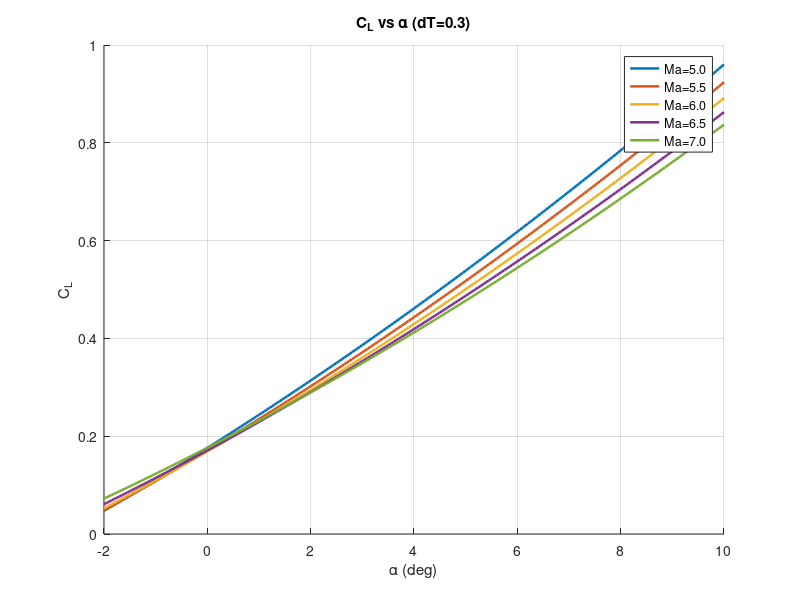
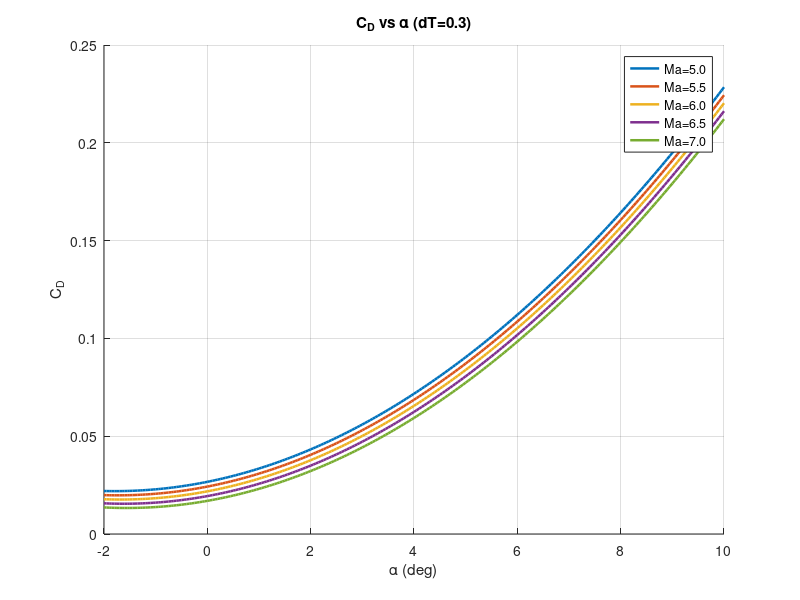
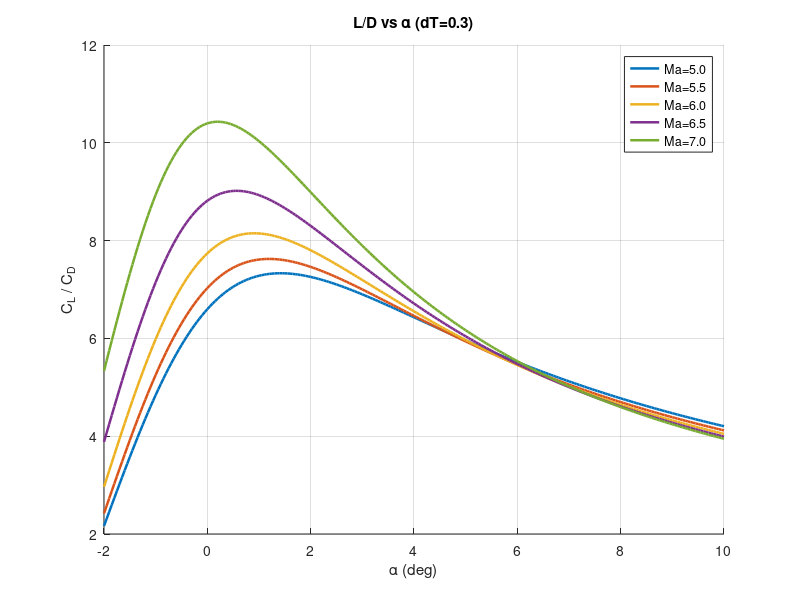
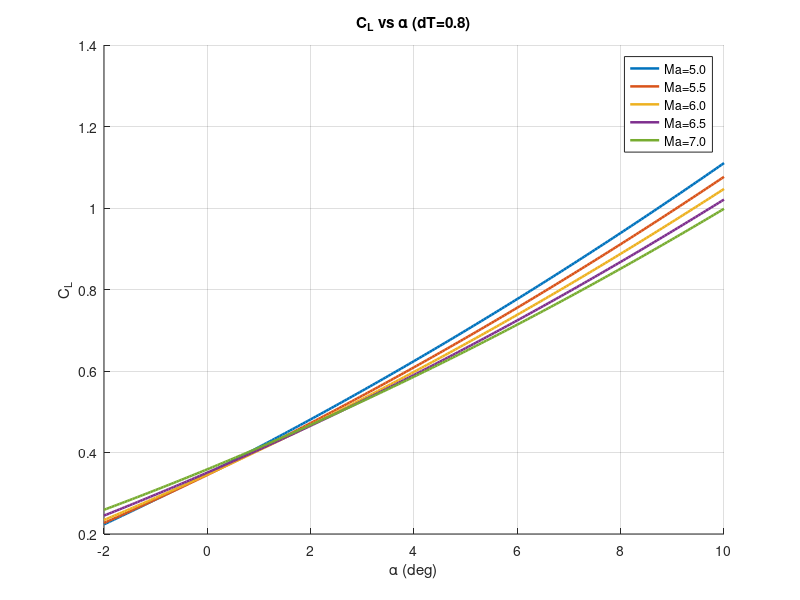

MATLAB code for these plots, in order:
%% CL / CD / L-D / CT vs alpha
clear; clc; close all;

Ma_list = [5 5.5 6 6.5 7];
dT_list = [0.3 0.8];

adeg = (-2:0.05:10)';   % deg
alpha_label = '\alpha (deg)';

C = lines(numel(Ma_list));
legtxt = arrayfun(@(m) sprintf('Ma=%.1f', m), Ma_list, 'UniformOutput', false);

% ---- Store results for all dT: (alpha, Ma, dT) ----
CL_all = zeros(numel(adeg), numel(Ma_list), numel(dT_list));
CD_all = zeros(numel(adeg), numel(Ma_list), numel(dT_list));
LD_all = zeros(numel(adeg), numel(Ma_list), numel(dT_list));

for k = 1:numel(dT_list)
    dT = dT_list(k);

    for i = 1:numel(Ma_list)
        Ma = Ma_list(i);

        % CLa(Ma, alpha)
        CLa = 0.1498 ...
            - 0.02751 * Ma ...
            + 0.07235 * adeg ...
            - 0.003368 * adeg * Ma ...
            + 0.002343 * Ma.^2 ...
            + 0.001185 * adeg.^2;

        % C_Le = C_Le(Ma, alpha, delta_T)
        CLe = 0.7215 ...
            + 0.02635  * adeg ...
            + 0.1147   * Ma ...
            - 0.002795 * Ma * adeg ...
            - 0.5782   * sqrt(Ma) ...
            + 0.2894   * dT ...
            - 0.004363 * adeg * dT ...
            + 0.01083  * Ma * dT;

        % CDa(Ma, alpha)
        CDa = 0.05099 ...
            - 0.004863 * Ma ...
            + 0.002967 * adeg ...
            + 0.001364 * adeg.^2;

        % C_De = C_De(Ma, alpha, delta_T)
        CDe = 0.002339 * adeg ...
            + 0.00012182 * adeg.^2 ...
            - 0.00033126 * Ma * adeg ...
            + 0.005557 * adeg * dT;

        CL = CLa + CLe;
        CD = CDa + CDe;

        CL_all(:, i, k) = CL;
        CD_all(:, i, k) = CD;
        LD_all(:, i, k) = CL ./ CD;
    end

    %% -------- Figure: CL (per dT) --------
    figure('Name', sprintf('CL vs alpha (dT=%.1f)', dT)); hold on; grid on;
    for i = 1:numel(Ma_list)
        plot(adeg, CL_all(:,i,k), 'LineWidth', 1.8, 'Color', C(i,:));
    end
    xlabel(alpha_label); ylabel('C_L');
    title(sprintf('C_L vs \\alpha (dT=%.1f)', dT));
    legend(legtxt, 'Location','best');

    %% -------- Figure: CD (per dT) --------
    figure('Name', sprintf('CD vs alpha (dT=%.1f)', dT)); hold on; grid on;
    for i = 1:numel(Ma_list)
        plot(adeg, CD_all(:,i,k), 'LineWidth', 1.8, 'Color', C(i,:));
    end
    xlabel(alpha_label); ylabel('C_D');
    title(sprintf('C_D vs \\alpha (dT=%.1f)', dT));
    legend(legtxt, 'Location','best');

    %% -------- Figure: L/D (per dT) --------
    figure('Name', sprintf('L-D vs alpha (dT=%.1f)', dT)); hold on; grid on;
    for i = 1:numel(Ma_list)
        plot(adeg, LD_all(:,i,k), 'LineWidth', 1.8, 'Color', C(i,:));
    end
    xlabel(alpha_label); ylabel('C_L / C_D');
    title(sprintf('L/D vs \\alpha (dT=%.1f)', dT));
    legend(legtxt, 'Location','best');
end


%% -------- Figures: CT (separate for each dT) --------
for k = 1:numel(dT_list)
    dT = dT_list(k);

    CT_all = zeros(numel(adeg), numel(Ma_list));

    for i = 1:numel(Ma_list)
        Ma = Ma_list(i);

        % CTc(Ma, alpha, dT)
        CTc =  0.1029      * dT ...
            - 0.02022     * Ma * dT ...
            - 0.001757    * adeg  * dT ...
            + 0.000088233 * adeg.^2 * dT ...
            + 0.001221    * Ma.^2 .* dT;

        % CTn(Ma, alpha, dT)
        CTn =  0.03791 ...
            + 0.005176   * adeg ...
            - 0.01235    * Ma ...
            - 0.00054887 * Ma * adeg ...
            + 0.00096897 * Ma.^2 ...
            + 0.05627    * dT ...
            - 0.00077467 * (adeg * dT) ...
            + 0.002103   * Ma  * dT;

        CT_all(:,i) = CTc + CTn;
    end

    figure('Name', sprintf('CT vs alpha (dT=%.1f)', dT)); hold on; grid on;
    for i = 1:numel(Ma_list)
        plot(adeg, CT_all(:,i), 'LineWidth', 1.8, 'Color', C(i,:));
    end
    xlabel(alpha_label); ylabel('C_T');
    title(sprintf('C_T vs \\alpha (dT=%.1f)', dT));
    legend(legtxt, 'Location','best');
end


%% -------- Figure: CT vs dT at fixed alpha=0 deg --------
alpha0 = -2;                 % fixed alpha (deg)
dT_sweep = (0.6:0.01:1)';     % dT range, adjust if needed

CT_dT = zeros(numel(dT_sweep), numel(Ma_list));

for i = 1:numel(Ma_list)
    Ma = Ma_list(i);

    % CTc(Ma, alpha0, dT)
    CTc =  0.1029      .* dT_sweep ...
        - 0.02022     .* Ma .* dT_sweep ...
        - 0.001757    .* alpha0 .* dT_sweep ...
        + 0.000088233 .* alpha0.^2 .* dT_sweep ...
        + 0.001221    .* Ma.^2 .* dT_sweep;

    % CTn(Ma, alpha0, dT)
    CTn =  0.03791 ...
        + 0.005176   .* alpha0 ...
        - 0.01235    .* Ma ...
        - 0.00054887 .* Ma .* alpha0 ...
        + 0.00096897 .* Ma.^2 ...
        + 0.05627    .* dT_sweep ...
        - 0.00077467 .* (alpha0 .* dT_sweep) ...
        + 0.002103   .* Ma .* dT_sweep;

    CT_dT(:, i) = CTc + CTn;
end

figure('Name', sprintf('CT vs dT (alpha=%.1f deg)', alpha0)); hold on; grid on;
for i = 1:numel(Ma_list)
    plot(dT_sweep, CT_dT(:,i), 'LineWidth', 1.8, 'Color', C(i,:));
end
xlabel('dT'); ylabel('C_T');
title(sprintf('C_T vs dT at \\alpha = %.1f^\\circ', alpha0));
legend(legtxt, 'Location','best');
